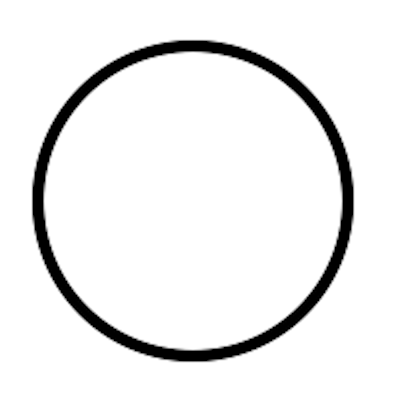
#> input picture black_and_white.png, 400 x 400 px, found by its file name
$ python contours_20250524030748.py
#> lines starting #> are read from the running program, lines starting #| are printed output that depends on the picture
import matplotlib.pyplot as plt
from matplotlib.colors import hsv_to_rgb
import numpy as np
import time
from scipy.signal import fftconvolve, convolve2d


# image = plt.imread("justdisappear.png").astype(np.float32)  # taille (573, 640, 3)
# image = plt.imread("shinsei.png").astype(np.float32)
# image = plt.imread("upiko.png").astype(np.float32)
image = plt.imread("black_and_white.png").astype(np.float32)
#> image is the input picture: shape (400, 400, 4) float32; mean R, G, B, A 0.929, 0.929, 0.929, 1


image = image[::5, ::5, :]  # 5:taille (115, 128, 3), 4:taille (144, 160, 3)
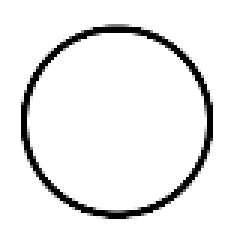
#> image: shape (80, 80, 4) float32 (shown 3 times larger); mean R, G, B, A 0.929, 0.929, 0.929, 1
image[:,:]/255


class Filter:
    def __init__(self, center: np.ndarray, array: np.ndarray):
        self.center = center    # np.array([i,j])
        self.array = array
        self.shape = np.array((len(array), len(array[0])))

        # print("shape ",self.shape)

        self.right_range = self.shape - self.center

        self.left_range = self.shape - self.right_range
        # [16 lines of commented-out code are left out]

def black_and_white(img_):
    # Convert to grayscale using luminance formula (better than simple mean)
    grayscale = np.dot(img_[..., :3], [0.2989, 0.5870, 0.1140])

    # Stack the grayscale values into 3 channels
    return np.stack((grayscale,)*3, axis=-1).astype(img_.dtype).astype(np.float32)


# [80 lines left out: functions convolution, convolution, get_magnitude, not called in this run]

def threshold(img, threshold):
    binary = np.where(img[:,:,0] > threshold, 1, 0)
    return np.stack((binary,)*3, axis=-1).astype(np.float32)

def zero_threshold(img, threshold):
    binary = np.where(np.abs(img[:,:,0]) < threshold, 1, 0)
    return np.stack((binary,)*3, axis=-1).astype(np.float32)

def combine_threshold(img1, img2):
    binary = np.where((img1[:,:,0] == img2[:,:,0]) & (img1[:,:,0] == 1), 1, 0)
    return np.stack((binary,)*3, axis=-1).astype(np.float32)

def extrem_threshold(img, threshold):
    return np.where(img > threshold, [1,1,1], np.where(img < -threshold, [-1,-1,-1], 0)).astype(np.float32)


# [55 lines left out: functions edge_detection_1, edge_detection_2, get_sign_color, get_difference, det_hess, not called in this run]

def ease_in_out(x, alpha):
    xalpha = x ** alpha
    return xalpha / (xalpha + (1 - x) ** alpha)

def transformee_fourier(img):
    (M, N) = img[:,:,0].shape
#> M = 80; N = 80
    fourier = np.zeros((M, N), dtype=np.complex128)

    # Création des matrices de fréquences u et v
    u = np.arange(M)
#> u = 80 values from 0 to 79
    v = np.arange(N)
#> v = 80 values from 0 to 79

    for x in range(M):
        for y in range(N):
            # Terme exponentiel en x (dépend de u)
            exp_x = np.exp(-2j * np.pi * u * x / M)
            # Terme exponentiel en y (dépend de v)
            exp_y = np.exp(-2j * np.pi * v * y / N)
            # Produit extérieur pour obtenir la combinaison (u, v)
            exp_term = np.outer(exp_x, exp_y)
            fourier += image[:,:,0][x, y] * exp_term

    return fourier

# [11 lines left out: function plot, not called in this run]


## df/dx
filterx = Filter(
    np.array([0,1]),
    np.array([
        [1,-1]
        ])
)

## df/dy
filtery = Filter(
    np.array([1,0]),
    np.array([
        [1],
        [-1]
        ])
)

## d2fdxdy
filterxy = Filter(
    np.array([1,1]),
    np.array([
        [1,-1],
        [-1,1]
        ])
)

## d2fdxdy
filterxx = Filter(
    np.array([0,1]),
    np.array([
        [1,-2,1]
        ])
)

## d2fdxdy
filteryy = Filter(
    np.array([1,0]),
    np.array([
        [1],
        [-2],
        [1]
        ])
)

laplacian_filter = Filter(
    np.array([1,1]),
    np.array([
        [1,1,1],
        [1,-8,1],
        [1,1,1]
        ])
)


filtermean = Filter(
    np.array([1,1]),
    (1/9)*np.array([
        [1,1,1],
        [1,1,1],
        [1,1,1]
        ])
)

gaussian_filter_3x3 = Filter(
    np.array([1,1]),
    (1/16)*np.array([
        [1,2,1],
        [2,4,2],
        [1,2,1]
        ])
)


custom_filter1 = Filter(
    np.array([1,1]),
    np.array([
        [1,0,0],
        [1,0,-3],
        [1,0,0]
        ])
)


custom_filter2 = Filter(
    np.array([1,1]),
    np.array([
        [1,0,0],
        [1,-3,0],
        [1,0,0]
        ])
)


plot_count = 1
multiplot = True
multiplot = False

if multiplot:
    columns = 2
    rows = 2
    fig = plt.figure(figsize=(rows, columns))


## black and white image
# start_time = time.time()
image = black_and_white(image)
# [137 lines of commented-out code are left out]


fourier = transformee_fourier(image)
fourier = np.fft.fftshift(fourier)
plt.imshow(np.abs(fourier))


if multiplot:
    plt.subplots_adjust(
        left=0, right=1, bottom=0, top=1,
        wspace=0, hspace=0
    )


# plt.imshow(image1)
# plot(image1)


## plot of color gradient
gradient = np.linspace(0, 2*np.pi, 360)
h_grad = gradient / (2*np.pi)
rgb_grad = hsv_to_rgb(np.stack((h_grad, np.ones(360), np.ones(360)), -1))

height_factor = 60
rgb_grad = np.repeat(rgb_grad[np.newaxis, :, :], height_factor, axis=0)
# plot(rgb_grad)
# plt.imshow(rgb_grad)


# plt.colorbar()
plt.show()
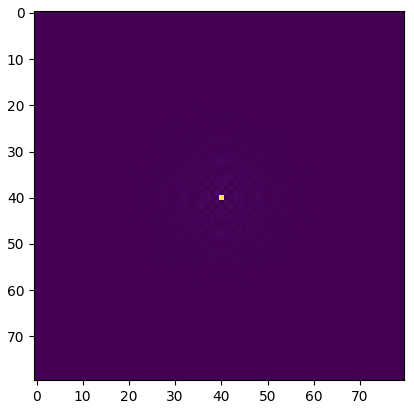
#> figure drawn by matplotlib, 1 panel
